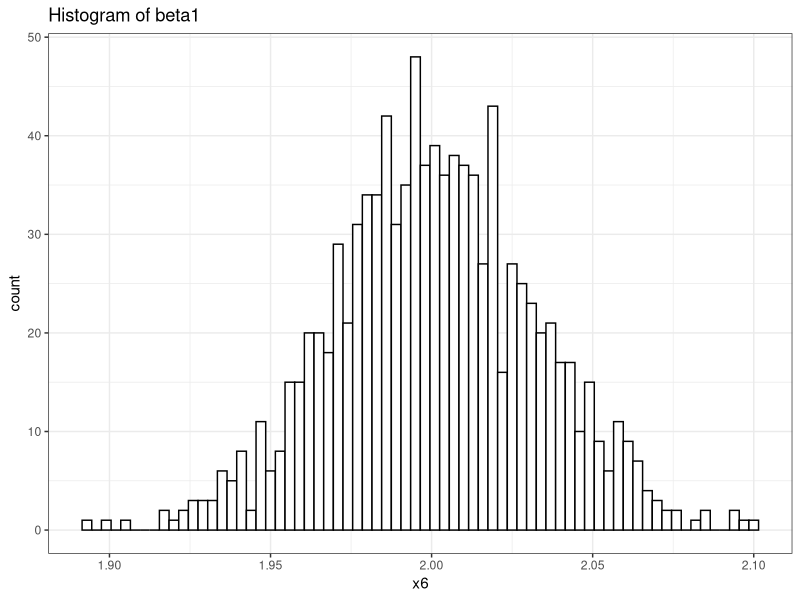
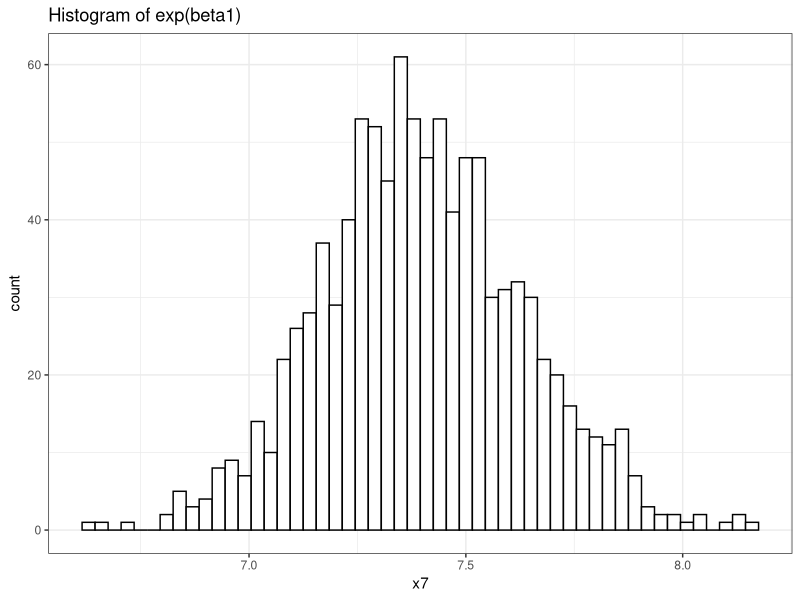

Generate these figures, in order, with R:
## ---- chunk 1
library(ggplot2)
x4 <- rnorm(1000, mean=0, sd=1)
e4 <- rnorm(1000, mean=0, sd=1)
y4 <- 1 + 2 * x4 + e4 
fit4 <- lm(y4~x4)
summary(fit4)


##Question 5
## generate norm
q5 <- function(reptime){
   d5 <- c()
   f5 <- c()
   for (i in 1:reptime){
      e5 <- rnorm(1000, mean=0, sd=1)
      x5 <- rnorm(1000, mean=0, sd=1)
      y5 <- 1 + 2 * x5 + e5 
      fit5 <- lm(y5~x5)
      f5 <- rbind(f5,fit5[1]$coefficients)   
     }
   return(f5)
}
a5<-q5(5)

# Question 6 
a6<-q5(1000)
x6<-data.frame(a6[,2])
colnames(x6)<-"x6"
ggplot(x6,aes(x=x6)) + 
  geom_histogram(binwidth=0.003,fill="white",colour="black")+ 
  ggtitle("Histogram of beta1")+
  theme_bw()

# Question 7 
x7<-exp(x6)
colnames(x7)<-"x7"
ggplot(x7,aes(x=x7)) + 
  geom_histogram(binwidth=0.03,fill="white",colour="black")+ 
  ggtitle("Histogram of exp(beta1)")+
  theme_bw()
